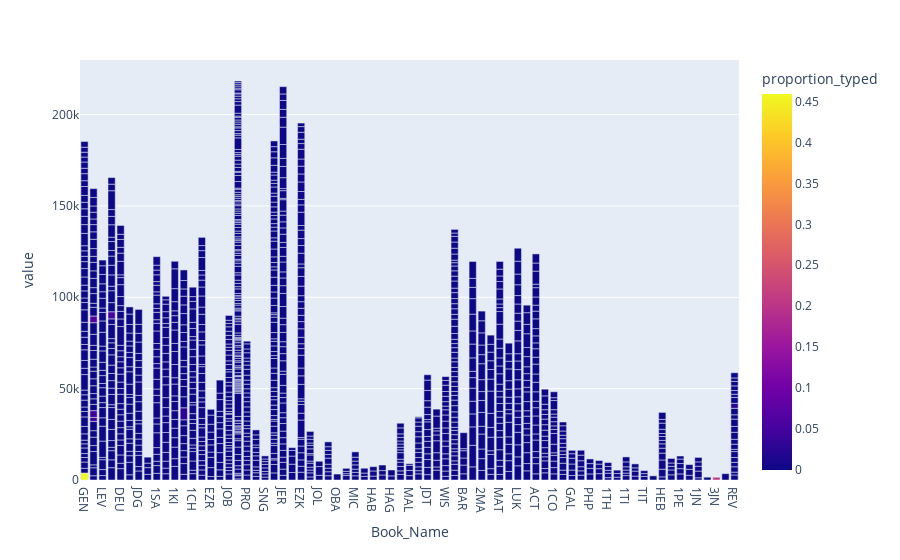

Notebook code cell kept with this figure:
### Markdown cell above
The following chart shows both books (as bars) and chapters (as sections of these bars). These sections are also color coded by the proportion of each chapter that has been typed.

### Code cell
fig_characters_typed_in_each_book_and_chapter = px.bar(df_characters_typed_by_book_and_chapter, x = 'Book_Name', y = ['Characters'], color = 'proportion_typed')
fig_characters_typed_in_each_book_and_chapter.write_html('Analyses/characters_typed_by_book_and_chapter.html')
fig_characters_typed_in_each_book_and_chapter

### Figure 1 — Plotly figure (JSON) as saved in the notebook; plotly's stock layout.template omitted (floating-point values rounded to 4 significant figures; data arrays with more than 128 entries replaced by an {"elided": "..."} marker saying what was removed)
{"data": [{"alignmentgroup": "True", "hovertemplate": "Book_Name=%{x}<br>value=%{y}<br>proportion_typed=%{marker.color}<extra></extra>", "legendgroup": "", "marker": {"color": {"elided": "1328 float values"}, "coloraxis": "coloraxis", "pattern": {"shape": ""}}, "name": "", "offsetgroup": "", "orientation": "v", "showlegend": false, "textposition": "auto", "type": "bar", "x": {"elided": "1328 str values"}, "xaxis": "x", "y": {"elided": "1328 int values"}, "yaxis": "y"}], "layout": {"barmode": "relative", "coloraxis": {"colorbar": {"title": {"text": "proportion_typed"}}, "colorscale": [[0, "#0d0887"], [0.1111, "#46039f"], [0.2222, "#7201a8"], [0.3333, "#9c179e"], [0.4444, "#bd3786"], [0.5556, "#d8576b"], [0.6667, "#ed7953"], [0.7778, "#fb9f3a"], [0.8889, "#fdca26"], [1, "#f0f921"]]}, "legend": {"tracegroupgap": 0}, "margin": {"t": 60}, "xaxis": {"anchor": "y", "domain": [0, 1], "title": {"text": "Book_Name"}}, "yaxis": {"anchor": "x", "domain": [0, 1], "title": {"text": "value"}}}}
